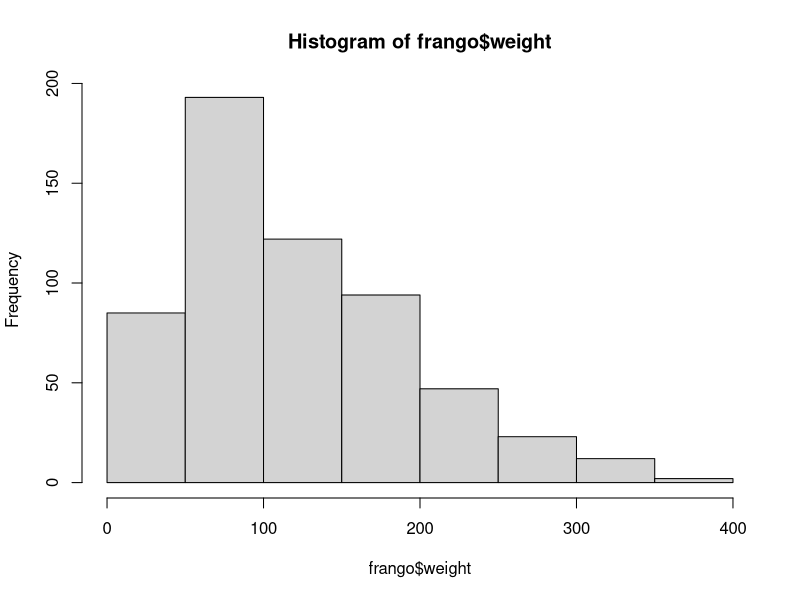
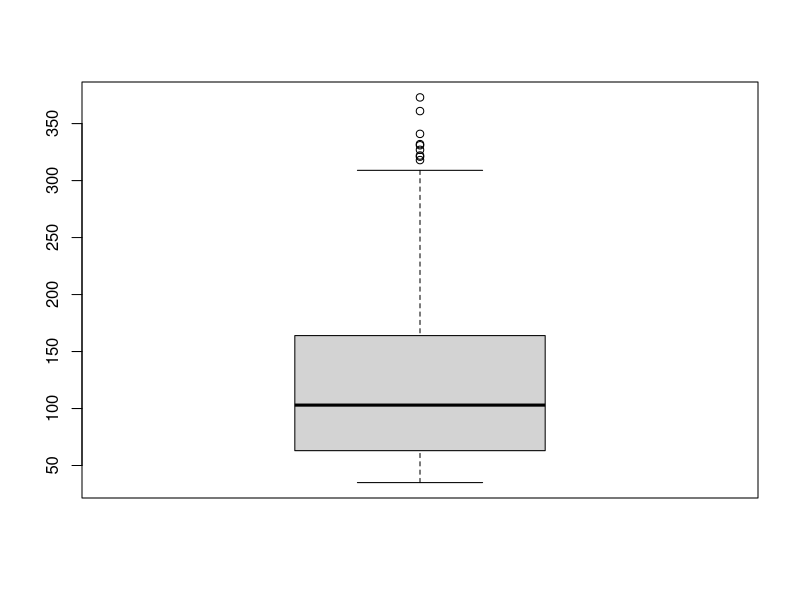
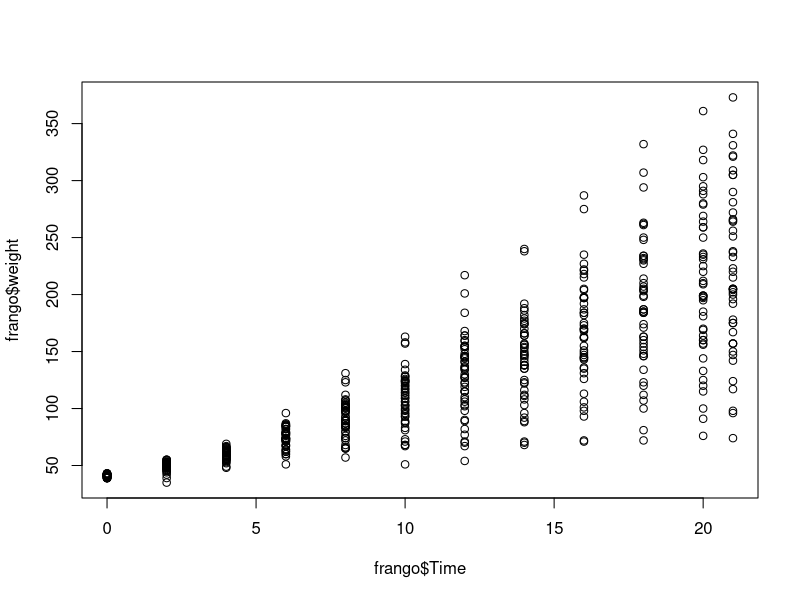
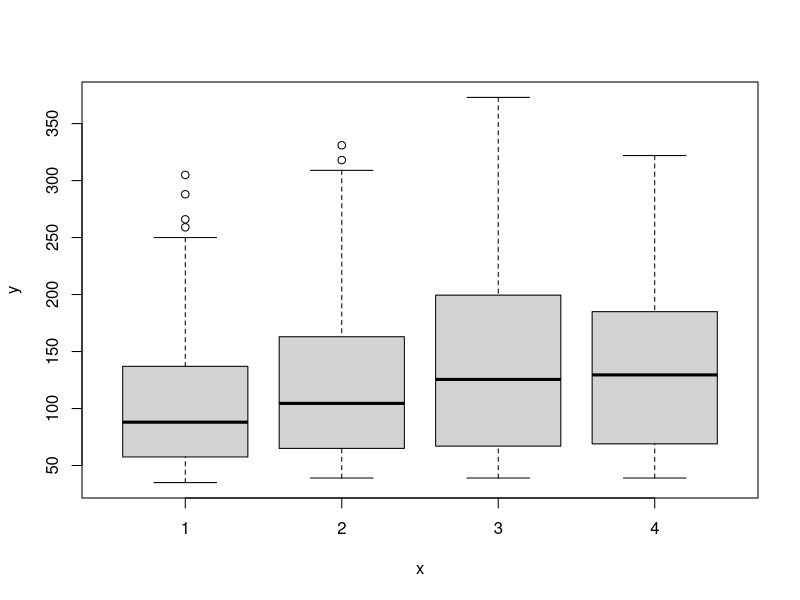

Recreate these plots in R, in order.
#exercícios explicação
#revisão

data() #acesso aos datasets do R

View(ChickWeight)

frango<- ChickWeight

View(frango)

str(frango) # estrutura

# graficos

hist(frango$weight)
boxplot(frango$weight)
plot(x=frango$Time,y=frango$weight)

plot(x=frango$Diet,y=frango$weight)

#estatística básica

table(frango$Time)# table conta cada elemento unico em uma coluna
table(frango$Diet)

mean (frango$weight)
sd(frango$weight)

# diferenças específicas
tapply(frango$weight,frango$Diet,mean) # cada dieta

tapply(frango$weight,frango$Time,mean) # cada tempo


#teste estatístico
#dietas
x1<- frango[frango$Diet==1,]
x2<- frango[frango$Diet==2,]
x3<- frango[frango$Diet==3,]
x4<- frango[frango$Diet==4,]

View(x1) #visualização 

t.test(x1$weight,x3$weight) #maior diferença

t.test(x3$weight,x4$weight) # maiores números

